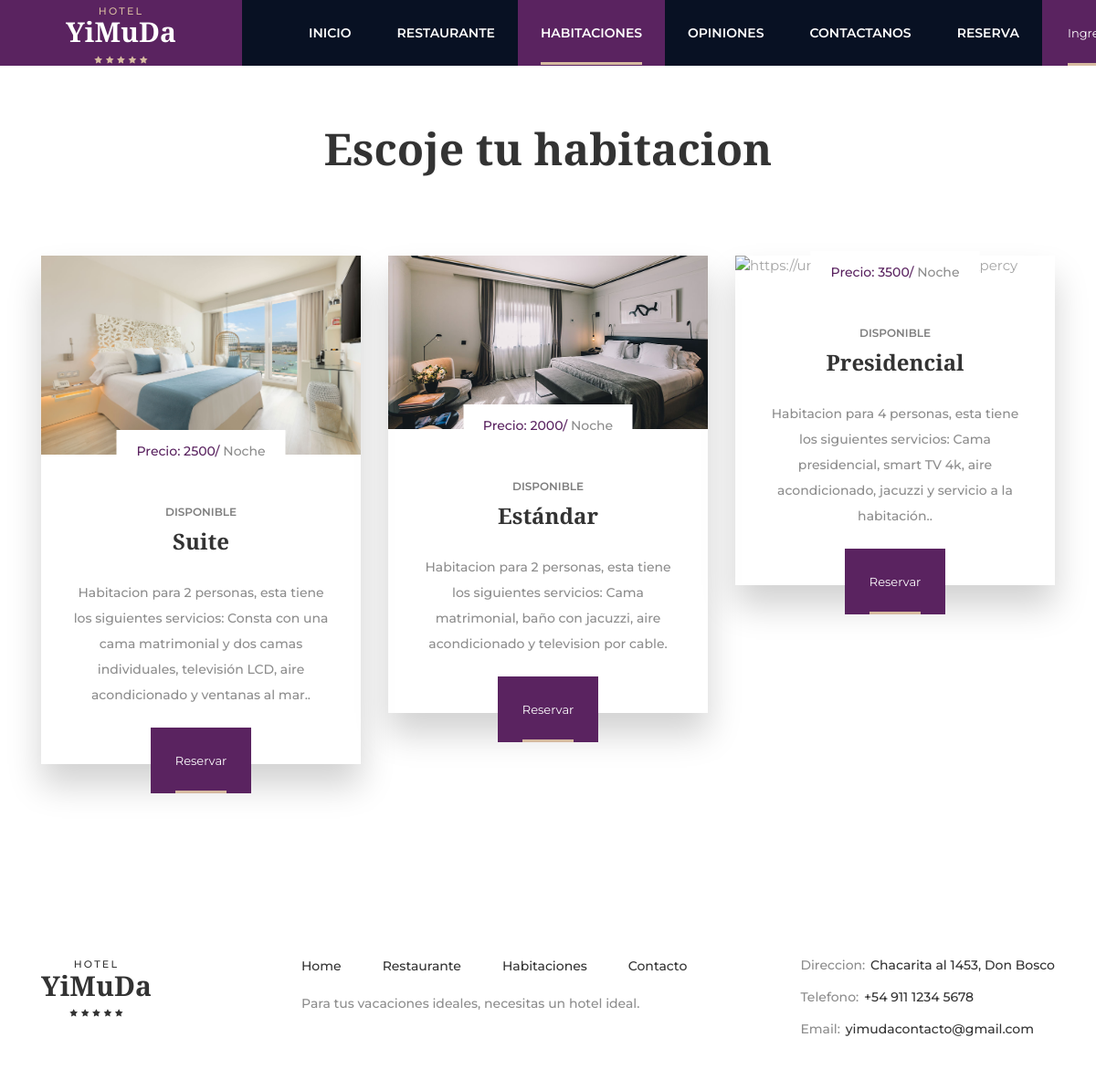
The app's page /habitaciones_usuarios with its own data.
### Concesionaria/models.py (models this page shows, shortened)
class Habitacion(models.Model):
	numero_habitacion =  models.IntegerField(default=0)
	imagen = models.ImageField(upload_to="foto", null=True, blank=True )
	precio = models.IntegerField(default=0)
	capacidad = models.IntegerField(default=0)
	clase = models.ForeignKey('Clases', on_delete=models.CASCADE)
	estado = models.ForeignKey('Estado', on_delete=models.CASCADE)
	informacion = models.TextField(max_length=200)

class Estado(models.Model):
	disponibilidad = models.CharField(max_length=200)
	def __str__(self):
		return self.disponibilidad

class Clases(models.Model):
	tipos = models.TextField(max_length=28)
	precios = models.FloatField()
	def __str__(self):
		return self.tipos

### Concesionaria/views.py (the view)
# urls.py: path('habitaciones_usuarios',views.habitaciones_usuarios, name='habitaciones_usuarios'),
def habitaciones_usuarios(request):
	habitaciones_usuarios = Habitacion.objects.all()
	return render(request, 'usuarios/habitaciones_usuarios.html', {'habitaciones_usuarios':habitaciones_usuarios})

### Concesionaria/templates/usuarios/habitaciones_usuarios.html (shortened to what this page needs)
{% extends 'usuarios/template_raiz.html' %}
    {%block barrita%}
    <li><a href="/"><div class="nav_item d-flex flex-column align-items-center justify-content-center"><span>Inicio</span></div></a></li>
    <li><a href="{% url 'restaurante' %}"><div class="nav_item d-flex flex-column align-items-center justify-content-center"><span>Restaurante</span></div></a></li>
    <li class="active"><a href="{% url 'habitaciones_usuarios' %}"><div class="nav_item d-flex flex-column align-items-center justify-content-center"><span>Habitaciones</span></div></a></li>
    <li><a href="{% url 'opiniones_usuarios' %}"><div class="nav_item d-flex flex-column align-items-center justify-content-center"><span>Opiniones</span></div></a></li>
    <li ><a href="{% url 'contacto' %}"><div class="nav_item d-flex flex-column align-items-center justify-content-center"><span>Contactanos</span></div></a></li>
    <li><a href="{% url 'reservas_usuarios' %}"><div class="nav_item d-flex flex-column align-items-center justify-content-center"><span>Reserva </span></div></a></li>
    {%endblock%}
    {% block home %}
<div class="rooms">
    <div class="container">
        <div class="row">
                <div class="col">
                    <div class="section_title_container text-center magic_up">
                        <div class="section_title"><h2>Escoje tu habitacion</h2></div>
                    </div>
                </div>
            </div>
        <div class="row room_row magic_up">
            <br>
                <br>
                    <br>
                        {% if habitaciones_usuarios %}
                            {% for habitacion in habitaciones_usuarios %}
                                {% if habitacion.imagen %}
                        <div class="col-lg-4 room_col">
                            <div class="room">
                                <div class="room_image"><img src="{{ habitacion.imagen.url }}" alt="https://unsplash.com/@jonathan_percy"></div>
                                {% endif %}
                                <div class="room_content text-center">
                                    <div class="room_price">Precio: {{habitacion.precio}}/ <span>Noche</span></div>
                                    <div class="room_type">{{habitacion.estado}}</div>
                                    <div class="room_title"><a href="rooms.html">{{habitacion.clase}}</a></div>
                                    <div class="room_text">
                                        <p>Habitacion para {{habitacion.capacidad}} personas, esta tiene los siguientes servicios: {{habitacion.informacion}}.</p>
                                    </div>
                                    <a href="reservas_usuarios" class="button_container room_button">
                                        <div class="button text-center">
                                            <span>
                                                Reservar
                                            </span>
                                        </div>
                                    </a>
                                </div>
                            </div>
                        </div>
                    <br>
                <br>
            <br>
            {% endfor %}
            {% else %}
            <h1>
                <p style="color:red;">
                    No hay registros de habitaciones
                </p>
            </h1>
            {% endif %}
        </div>
    </div>
</div>
{% endblock %}

### Concesionaria/templates/usuarios/template_raiz.html (shortened to what this page needs)
{% load staticfiles %}
{% load bootstrap3 %}
{% bootstrap_css %}
<!DOCTYPE html>
<html lang="en">
    <head>
        <link rel="stylesheet" type="text/css" href="{% static 'styles_usuario/bootstrap-4.1.2/bootstrap.min.css' %}">
        <link rel="stylesheet" type="text/css" href="{% static 'styles_usuario/bootstrap-4.1.2/bootstrap.min.js' %}">
        <link href="{% static 'plugins_usuario/font-awesome-4.7.0/css/font-awesome.min.css' %}" rel="stylesheet" type="text/css">
        <link href="{% static 'plugins_usuario/colorbox/colorbox.css' %}" rel="stylesheet" type="text/css">
        <link rel="stylesheet" type="text/css" href="{% static 'plugins_usuario/OwlCarousel2-2.2.1/owl.carousel.css' %}">
        <link rel="stylesheet" type="text/css" href="{% static 'plugins_usuario/OwlCarousel2-2.2.1/owl.theme.default.css' %}">
        <link rel="stylesheet" type="text/css" href="{% static 'plugins_usuario/OwlCarousel2-2.2.1/animate.css' %}">
        <link rel="stylesheet" type="text/css" href="{% static 'styles_usuario/main_styles.css' %}">
        <link rel="stylesheet" type="text/css" href="{% static 'styles_usuario/responsive.css' %}">
    </head>
    <body>
        <div class="super_container">
            <header class="header">
                <div class="header_content">
                    <div class="logo_container d-flex flex-column align-items-center justify-content-center">
                        <div class="logo">
                            <a href="/" class="text-center">
                                <div class="logo_subtitle">hotel</div>
                                <div class="logo_title">YiMuDa</div>
                                <div class="logo_stars">
                                    <ul class="d-flex flex-row align-items-start justfy-content-start">
                                        <li><i class="fa fa-star" aria-hidden="true"></i></li>
                                        <li><i class="fa fa-star" aria-hidden="true"></i></li>
                                        <li><i class="fa fa-star" aria-hidden="true"></i></li>
                                        <li><i class="fa fa-star" aria-hidden="true"></i></li>
                                        <li><i class="fa fa-star" aria-hidden="true"></i></li>
                                    </ul>
                                </div>
                            </a>
                        </div>
                    </div>
                    <div class="container">
                        <div class="row">
                            <div class="col">
                                <div class="header_inner d-flex flex-row align-items-center justify-content-start">
                                    <nav class="main_nav">
                                        <ul class="d-flex flex-row align-items-center justify-content-start">
                                            {%block barrita%}
                                            {%endblock%}
                                            {% if user.is_authenticated %}
                                            <div>
                                                <h2>
                                                    <p style="color:violet;font-size: 20px;margin-right: 30px;margin-left: 10px;margin-right:10px; " >
                                                        {{user.first_name}}
                                                    </p>
                                                </h2>
                                            </div>
                                            <a href="/accout/logout" class="button_container header_button ml-auto">
                                                <div class="button text-center">
                                                    <span>
                                                        Salir de la sesion
                                                    </span>
                                                </div>
                                            </a>
                                            {% else %}
                                            <a href="/accout/login" class="button_container header_button ml-auto">
                                                <div class="button text-center" style="">
                                                    <span>
                                                        Ingresar
                                                    </span>
                                                </div>
                                            </a>
                                            {% endif %}
                                        </ul>
                                    </nav>
                                </div>
                            </div>
                        </div>
                    </div>
                </div>
            </header>
            {% block home %}
            {% endblock %}
            <footer class="footer">
                <div class="container">
                    <div class="row">
                        <div class="col-lg-3 footer_col">
                            <div class="footer_logo_container">
                                <div class="footer_logo">
                                    <a href="#" class="text-center">
                                        <div class="footer_logo_subtitle">hotel</div>
                                        <div class="footer_logo_title">YiMuDa</div>
                                        <div class="footer_logo_stars">
                                            <ul class="d-flex flex-row align-items-start justfy-content-start">
                                                <li><i class="fa fa-star" aria-hidden="true"></i></li>
                                                <li><i class="fa fa-star" aria-hidden="true"></i></li>
                                                <li><i class="fa fa-star" aria-hidden="true"></i></li>
                                                <li><i class="fa fa-star" aria-hidden="true"></i></li>
                                                <li><i class="fa fa-star" aria-hidden="true"></i></li>
                                            </ul>
                                        </div>
                                    </a>
                                </div>
                            </div>
                        </div>
                        <div class="col-lg-5 footer_col">
                            <div class="footer_menu">
                                <ul class="d-flex flex-row align-items-start justify-content-start">
                                    <li><a href="/">Home</a></li>
                                    <li><a href="/restaurante/">Restaurante</a></li>
                                    <li><a href="/habitaciones_usuarios">Habitaciones</a></li>
                                    <li><a href="/contacto/">Contacto</a></li>
                                </ul>
                                <div class="footer_menu_text">
                                    <p>Para tus vacaciones ideales, necesitas un hotel ideal.</p>
                                </div>
                            </div>
                        </div>
                        <div class="col-lg-4 footer_col">
                            <div class="footer_contact clearfix">
                                <div class="footer_contact_content float-lg-right">
                                    <ul>
                                        <li>Direccion: <span>Chacarita al 1453, Don Bosco</span></li>
                                        <li>Telefono: <span>+54 911 1234 5678</span></li>
                                        <li>Email: <span>yimudacontacto@gmail.com</span></li>
                                    </ul>
                                </div>
                            </div>
                        </div>
                    </div>
                </div>
            </footer>
        </div>
    </body>
</html>

### static/styles_usuario/responsive.css (style rules this page uses)
@media only screen and (max-width: 1440px) { .header_inner { padding-left: 174px; } }
@media only screen and (max-width: 1280px) { .header_inner { padding-left: 268px; } }
@media only screen and (max-width: 1280px) { .main_nav ul li { padding-left: 25px; padding-right: 25px; } }

### records on screen
Habitacion: imagen (picture), precio "2500", estado "DISPONIBLE", clase "Suite", capacidad "2", informacion "Consta con una cama matrimonial y dos camas individuales, televisión LCD, aire acondicionado y ventanas al mar."
Habitacion: imagen (picture), precio "2000", estado "DISPONIBLE", clase "Estándar", capacidad "2", informacion "Cama matrimonial, baño con jacuzzi, aire acondicionado y television por cable"
Habitacion: precio "3500", estado "DISPONIBLE", clase "Presidencial", capacidad "4", informacion "Cama presidencial, smart TV 4k, aire acondicionado, jacuzzi y servicio a la habitación."
